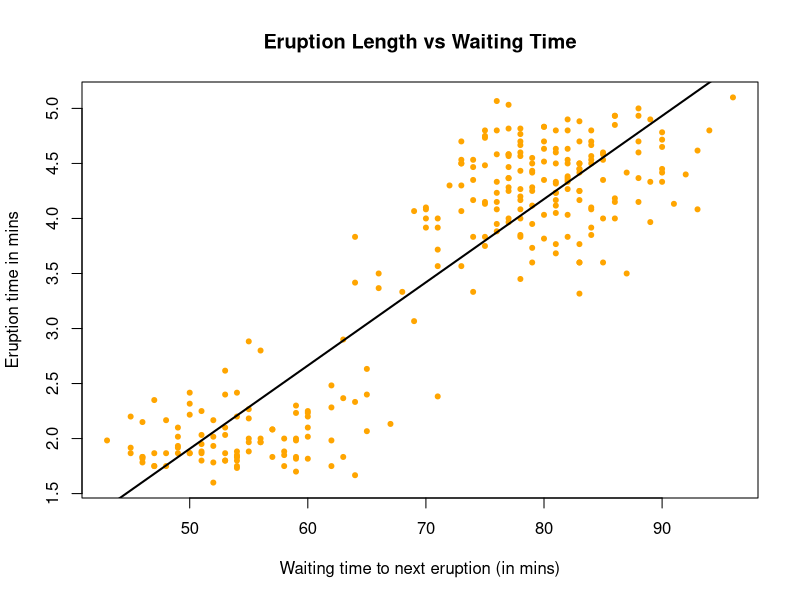
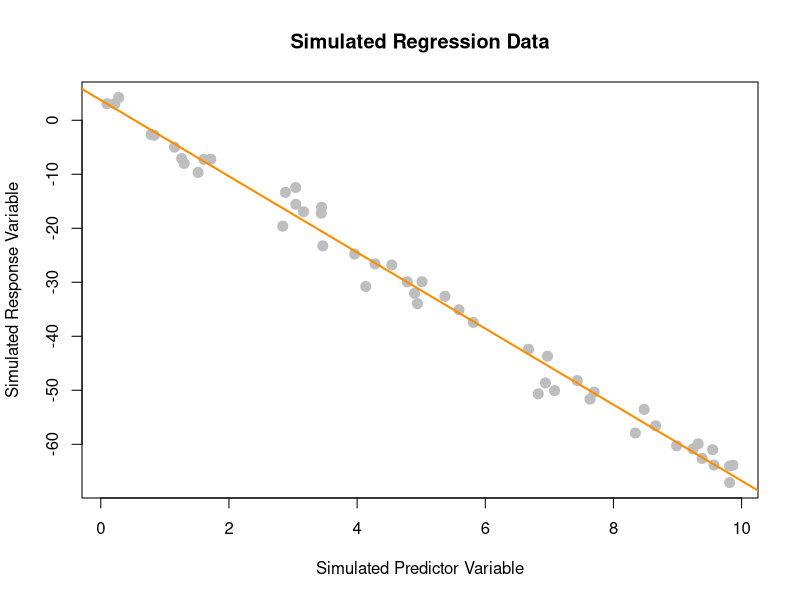
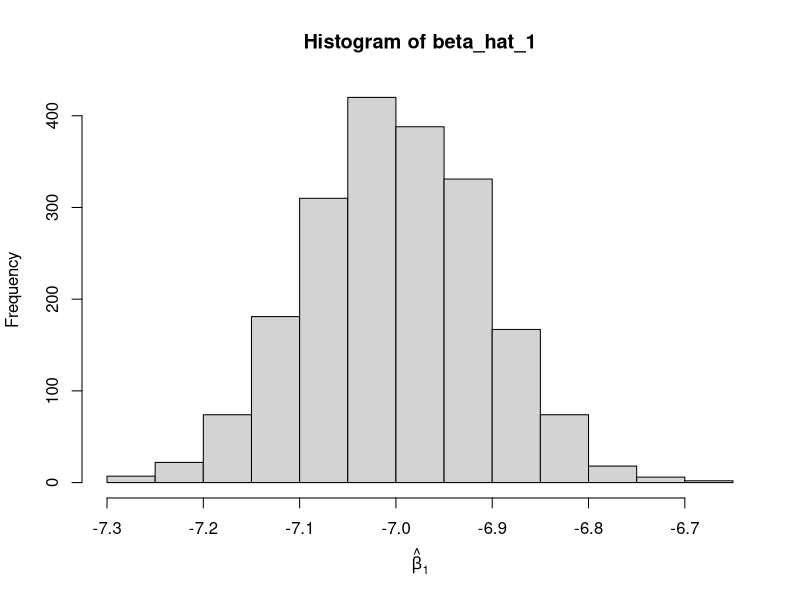
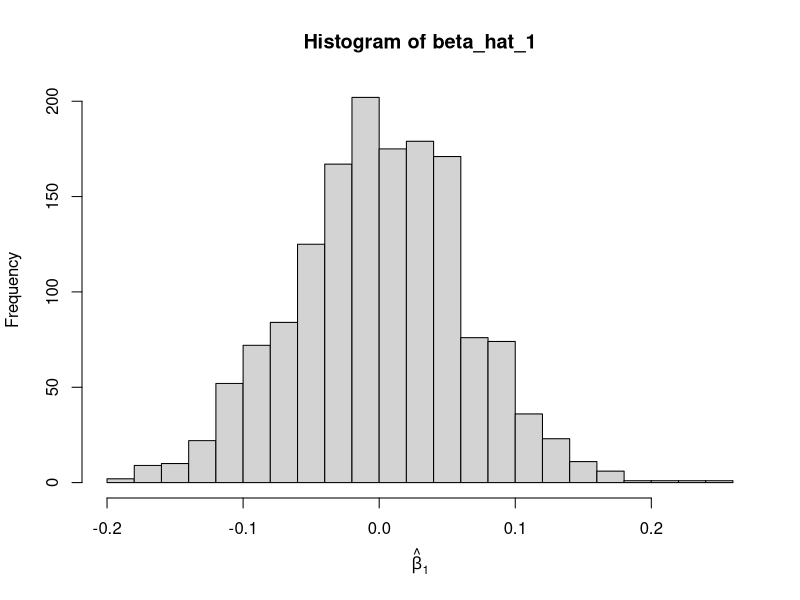
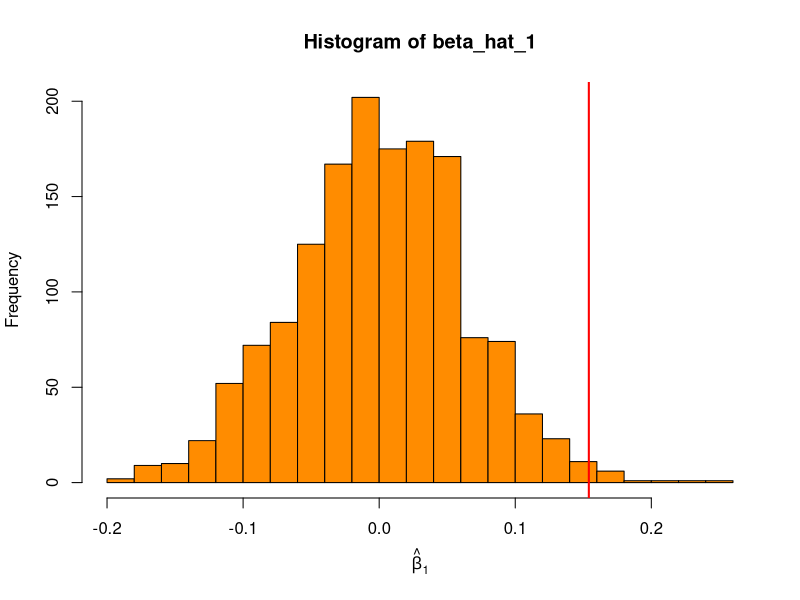
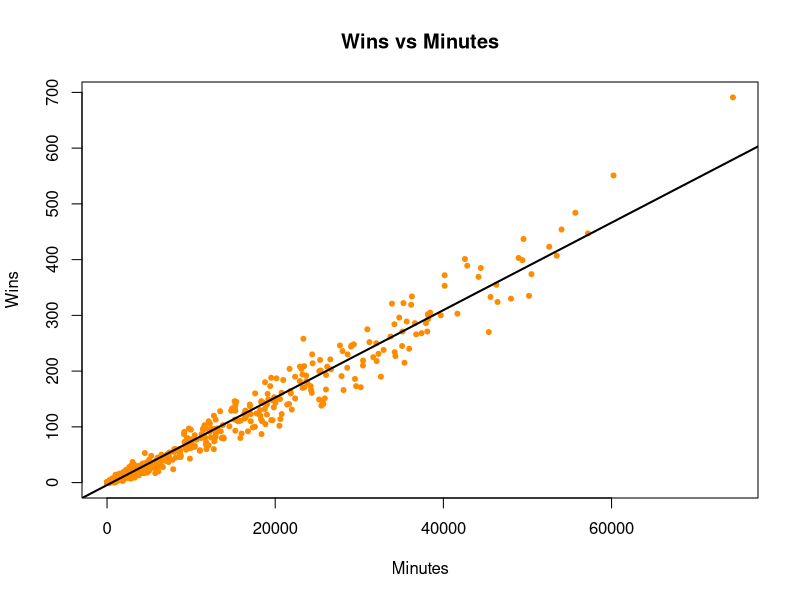
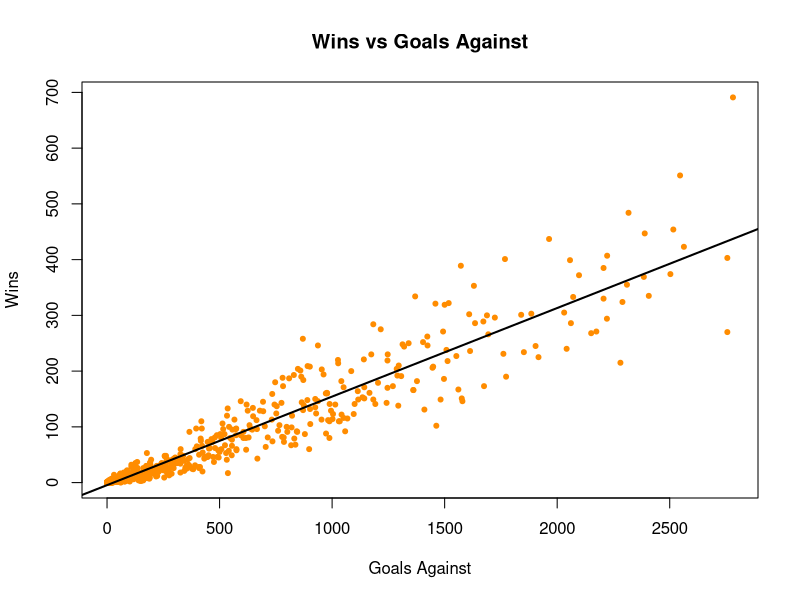
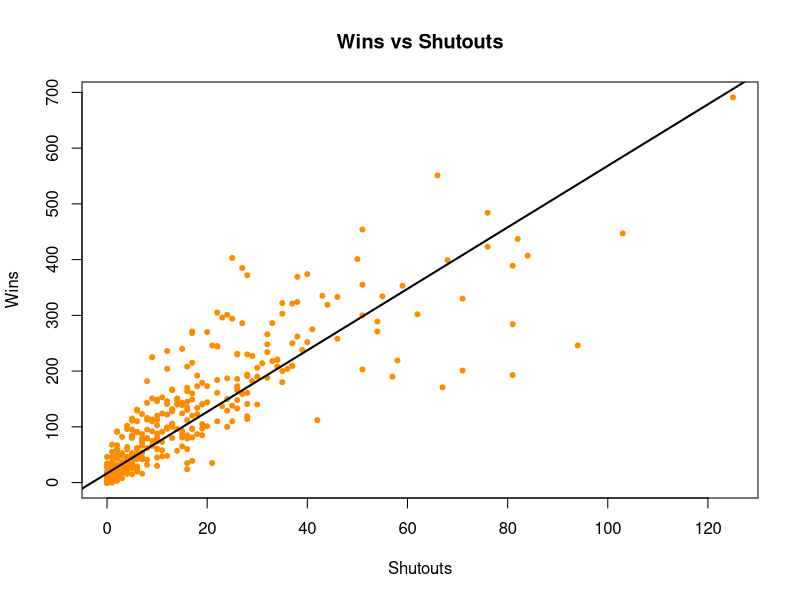

Write the R code that produced these figures, in order.
## ---- chunk 1
faithful_model = lm(eruptions ~ waiting, data = faithful)
summary(faithful_model)
## ---- chunk 2
coef(faithful_model)
## ---- chunk 3
unique(faithful$waiting) # 80 is in this set of data
predict(faithful_model, data.frame(waiting = 80))
## ---- chunk 4
120 %in% unique(faithful$waiting) # NOT an observed data
min(faithful$waiting) < 120 & 120 < max(faithful$waiting) # NOT even in the range
predict(faithful_model, data.frame(waiting = 120))
## ---- chunk 5
RSS = sum(resid(faithful_model) ^ 2)
RSS
## ---- chunk 6
plot(eruptions ~ waiting, data = faithful,
     xlab = "Waiting time to next eruption (in mins)",
     ylab = "Eruption time in mins",
     main = "Eruption Length vs Waiting Time",
     pch  = 20,
     cex  = 1,
     col  = "orange")
abline(faithful_model, lwd = 2)
## ---- chunk 7
summary(faithful_model)$r.squared
## ---- chunk 8
get_sd_est = function(model_resid, mle = FALSE) {
  n = ifelse(mle, length(model_resid), length(model_resid) - 2)
  sqrt(sum(model_resid ^ 2) / n)
}
## ---- chunk 9
get_sd_est(resid(faithful_model), FALSE)
## ---- chunk 10
get_sd_est(resid(faithful_model), TRUE)
## ---- chunk 11
summary(faithful_model)$sigma
## ---- chunk 12
birthday = 20000623
set.seed(birthday)
## ---- chunk 13
sim_slr = function(x, beta_0, beta_1, sigma) {
  n = length(x)
  epsilon = rnorm(n, mean = 0, sd = sigma)
  y = beta_0 + beta_1 * x + epsilon
  data.frame(predictor = x, response = y)
}
x = runif(n = 50, 0, 10)
sim_data = sim_slr(x, 3, -7, 2)
## ---- chunk 14
model = lm(response ~ predictor, data = sim_data)
coef(model)
## ---- chunk 15
plot(response ~ predictor, data = sim_data,     
     xlab = "Simulated Predictor Variable",
     ylab = "Simulated Response Variable",
     main = "Simulated Regression Data",
     pch  = 20,
     cex  = 2,
     col  = "grey")
abline(model, lwd = 2, col = "darkorange")
## ---- chunk 16
beta_hat_1 = rep(0, 2000)
for(i in 1:2000){
  sim_data = sim_slr(x, 3, -7, 2)  
  model = lm(response ~ predictor, data = sim_data)  
  beta_hat_1[i] = coef(model)[2]
  }
## ---- chunk 17
mean(beta_hat_1)
sd(beta_hat_1)
## ---- chunk 18
hist(beta_hat_1,
     breaks = 20,
     xlab = expression(hat(beta)[1]))
## ---- chunk 19
birthday = 20000623
set.seed(birthday)
## ---- chunk 20
x = runif(n = 25, 0, 10)
## ---- chunk 21
beta_hat_1 = rep(0, 1500)
for(i in 1:1500) {
  sim_data = sim_slr(x, 10, 0, 1) 
  model = lm(response ~ predictor, data = sim_data)  
  beta_hat_1[i] = coef(model)[2]
  }
## ---- chunk 22
hist(beta_hat_1,
     breaks = 20,
     xlab   = expression(hat(beta)[1])
     )
## ---- chunk 23
skeptic = read.csv("skeptic.csv")
SLR_model = lm(response ~ predictor, data = skeptic)
coef(SLR_model)[2]
## ---- chunk 24
hist(beta_hat_1,
     xlab   = expression(hat(beta)[1]),
     breaks  = 20,
     col    = "darkorange")
abline(v = coef(SLR_model)[2], col = "red", lwd = 2)
## ---- chunk 25
mean(beta_hat_1 > coef(SLR_model)[2])
mean(beta_hat_1 > coef(SLR_model)[2]) * 2
## ---- chunk 26
range(beta_hat_1)
## ---- chunk 27
goalies = read.csv("goalies.csv")
model_a = lm(W ~ MIN, data = goalies)
RMSE = sqrt(mean(resid(model_a) ^ 2))
RMSE
plot(W ~ MIN, data = goalies,
     xlab = "Minutes",
     ylab = "Wins",
     main = "Wins vs Minutes",
     pch  = 20,
     cex  = 1,
     col  = "darkorange")
abline(model_a, lwd = 2)
## ---- chunk 28
model_b = lm(W ~ GA, data = goalies)
RMSE = sqrt(mean(resid(model_b) ^ 2))
RMSE
plot(W ~ GA, data = goalies,
     xlab = "Goals Against",
     ylab = "Wins",
     main = "Wins vs Goals Against",
     pch  = 20,
     cex  = 1,
     col  = "darkorange")
abline(model_b, lwd = 2)
## ---- chunk 29
model_c = lm(W ~ SO, data = goalies)
RMSE = sqrt(mean(resid(model_c) ^ 2))
RMSE
plot(W ~ SO, data = goalies,
     xlab = "Shutouts",
     ylab = "Wins",
     main = "Wins vs Shutouts",
     pch  = 20,
     cex  = 1,
     col  = "darkorange")
abline(model_c, lwd = 2)
